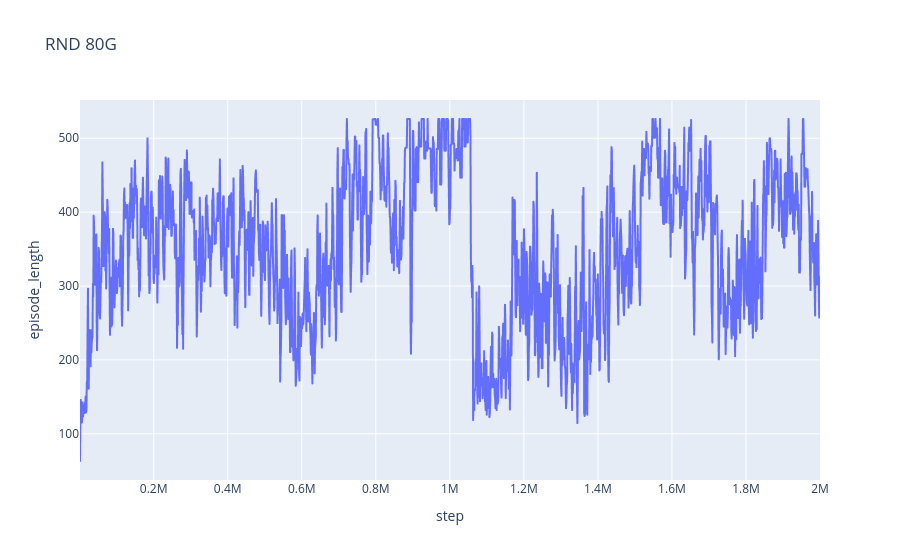

Notebook code cell kept with this figure:
### Code cell
train = pd.read_csv("logs/health_gathering_80g_rnd/2026-01-16-09-47-23/train.log")
fig = px.line(train, x="step", y="episode_length", title="RND 80G")
fig.show()

### Figure 1 — Plotly figure (JSON) as saved in the notebook; plotly's stock layout.template omitted (floating-point values rounded to 4 significant figures; data arrays with more than 128 entries replaced by an {"elided": "..."} marker saying what was removed)
{"data": [{"hovertemplate": "step=%{x}<br>episode_length=%{y}<extra></extra>", "legendgroup": "", "line": {"color": "#636efa", "dash": "solid"}, "marker": {"symbol": "circle"}, "mode": "lines", "name": "", "showlegend": false, "type": "scattergl", "x": {"elided": "1953 int values"}, "xaxis": "x", "y": {"elided": "1953 float values"}, "yaxis": "y"}], "layout": {"legend": {"tracegroupgap": 0}, "title": {"text": "RND 80G"}, "xaxis": {"anchor": "y", "domain": [0, 1], "title": {"text": "step"}}, "yaxis": {"anchor": "x", "domain": [0, 1], "title": {"text": "episode_length"}}}}
